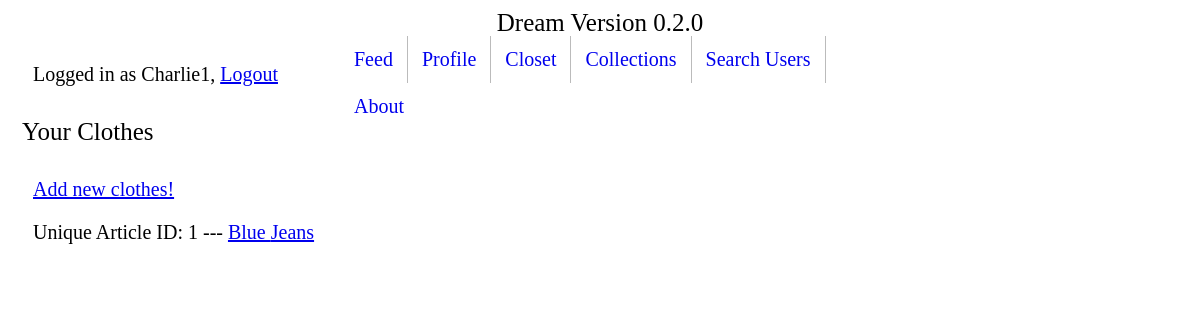
The page /clothing/closet/ (signed in) on the database as committed earlier.
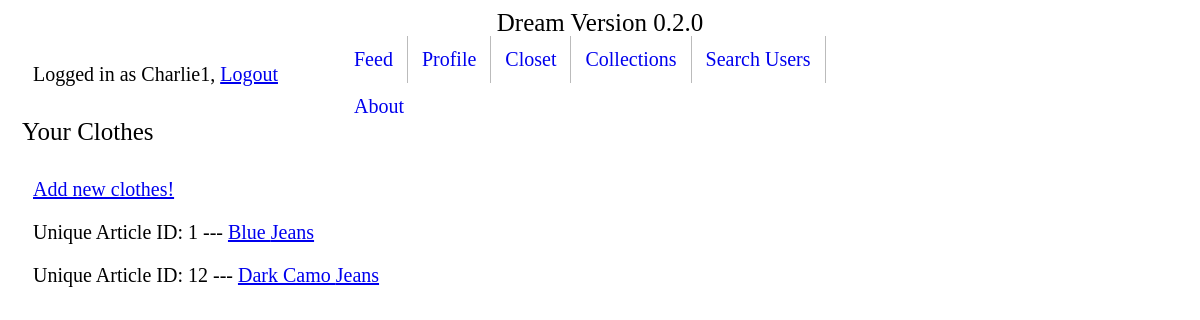
The same page on the database as committed later.
### clothing/models.py (models this page shows, shortened)
class Article(models.Model):
    location_choices = (
        ('TOP', 'Top'),
        ('BTM', 'Bottom'),
        ('SHS', 'Shoes'),
    )
    creator = models.ForeignKey(User, on_delete=models.SET_NULL, null=True)
    actual_location = models.CharField(max_length=60, choices=location_choices, default='None', null=True)
    clothing_type = models.CharField(max_length=60)  # henley, jeans, sneakers
    color = models.CharField(max_length=20)
    cut = models.CharField(max_length=60, blank=True)
    pattern = models.CharField(max_length=60, blank=True)
    material = models.CharField(max_length=60, blank=True)
    favorited = models.ManyToManyField(User, blank=True, related_name="article_favorited_by")
    def get_absolute_url(self):
        return reverse('clothing:article-detail', kwargs={"pk": self.pk})

### clothing/views.py (the view)
# urls.py: path('closet/', ArticleListView.as_view(), name='clothing-list'),
class ArticleListView(ListView, LoginRequiredMixin):
    def get_queryset(self):
        return Article.objects.filter(creator=self.request.user)

### clothing/templates/clothing/article_list.html
{% extends 'base.html' %}
{% block content %}
<h1>Your Clothes</h1>
<p><a href="create-article/">Add new clothes!</a></p>
{% for instance in object_list %}
<p> Unique Article ID: {{ instance.id }} --- <a href='{{ instance.get_absolute_url }}'>{{ instance.color }} {{ instance.clothing_type }}</a>
{% endfor %}
{% endblock %}

Rows that differ between the two databases and show on the page:
added Article: id "12", color "Dark Camo", clothing_type "Jeans"
